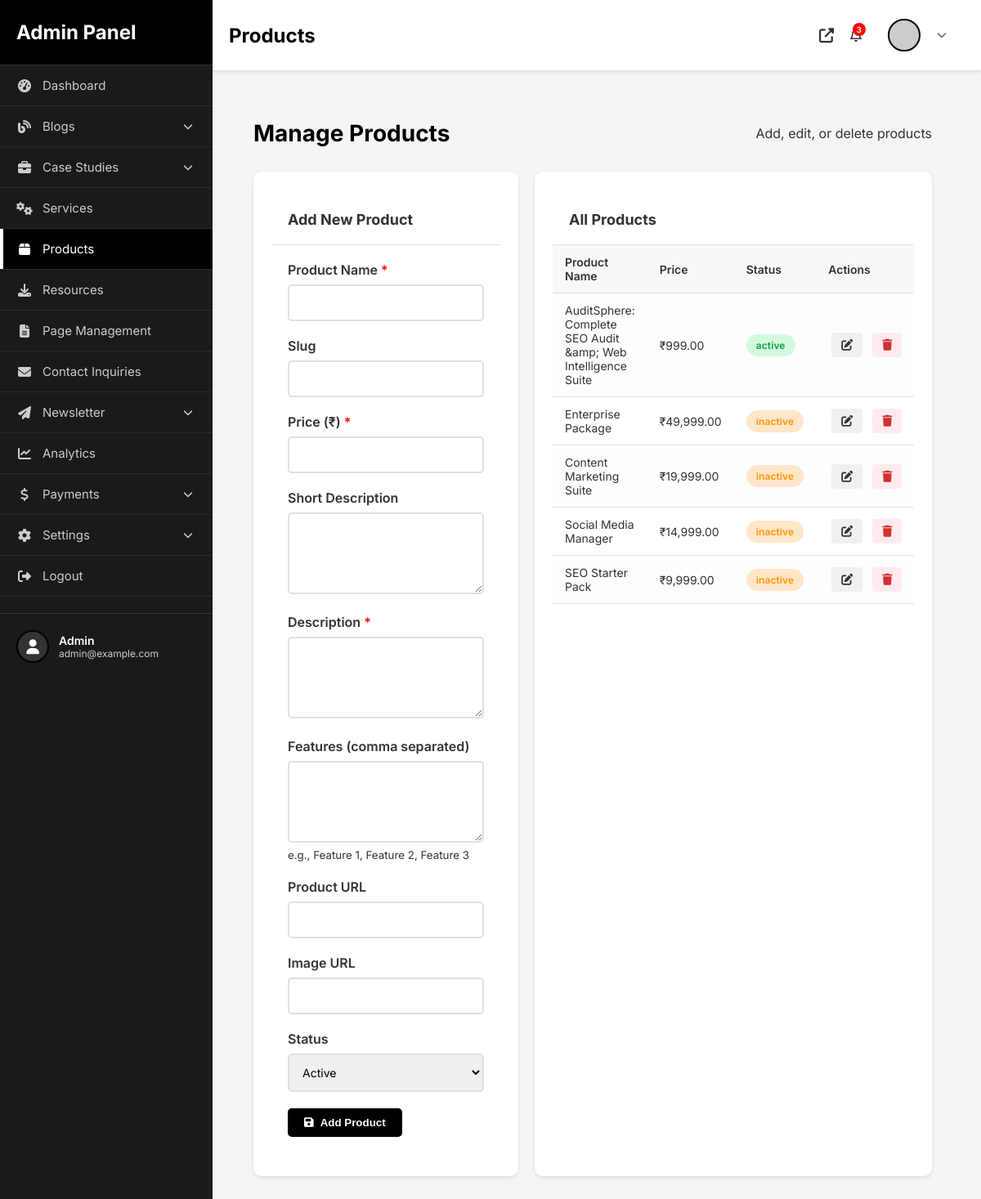
Page /admin/products.php (signed in) on the committed database.
### tables this page shows
CREATE TABLE `products` (
  `id` int(11) NOT NULL AUTO_INCREMENT,
  `product_name` varchar(255) NOT NULL,
  `slug` varchar(255) NOT NULL,
  `description` text DEFAULT NULL,
  `short_description` text DEFAULT NULL,
  `url` varchar(255) NOT NULL DEFAULT '#',
  `price` decimal(10,2) DEFAULT 0.00,
  `features` text DEFAULT NULL,
  `image` varchar(255) DEFAULT NULL,
  `display_order` int(11) DEFAULT 0,
  `status` enum('active','inactive') DEFAULT 'active',
  `created_at` timestamp NOT NULL DEFAULT current_timestamp(),
  `updated_at` timestamp NOT NULL DEFAULT current_timestamp() ON UPDATE current_timestamp(),
  PRIMARY KEY (`id`)
);

### admin/products.php (the view, shortened to what this page needs)
<?php
require_once __DIR__ . '/../config/config.php';
$edit_product = null;
$products = $db->query("SELECT * FROM products ORDER BY id DESC")->fetchAll();
?>
<?php include 'includes/layout-start.php'; ?>
<div class="content">
    <div class="page-header">
        <h1>Manage Products</h1>
        <p>Add, edit, or delete products</p>
    </div>
    <div class="content-grid" style="grid-template-columns: 1fr 1.5fr;">
        <div class="content-card">
            <div class="card-header">
                <h3><?php echo $edit_product ? 'Edit Product' : 'Add New Product'; ?></h3>
            </div>
            <form method="POST" style="padding: 20px;">
                <div class="form-group">
                    <label>Product Name <span class="required">*</span></label>
                    <input type="text" name="product_name" class="form-control" value="<?php echo $edit_product ? htmlspecialchars($edit_product['product_name']) : ''; ?>" required>
                </div>
                <div class="form-group">
                    <label>Slug</label>
                    <input type="text" name="slug" class="form-control" value="<?php echo $edit_product ? htmlspecialchars($edit_product['slug']) : ''; ?>">
                </div>
                <div class="form-group">
                    <label>Price (₹) <span class="required">*</span></label>
                    <input type="number" name="price" class="form-control" step="0.01" value="<?php echo $edit_product ? htmlspecialchars($edit_product['price']) : ''; ?>" required>
                </div>
                <div class="form-group">
                    <label>Short Description</label>
                    <textarea name="short_description" class="form-control" rows="2"><?php echo $edit_product ? htmlspecialchars($edit_product['short_description']) : ''; ?></textarea>
                </div>
                <div class="form-group">
                    <label>Description <span class="required">*</span></label>
                    <textarea name="description" class="form-control" rows="4" required><?php echo $edit_product ? htmlspecialchars($edit_product['description']) : ''; ?></textarea>
                </div>
                <div class="form-group">
                    <label>Features (comma separated)</label>
                    <textarea name="features" class="form-control" rows="3"><?php echo $edit_product ? implode(', ', json_decode($edit_product['features'], true) ?? []) : ''; ?></textarea>
                    <small>e.g., Feature 1, Feature 2, Feature 3</small>
                </div>
                <div class="form-group">
                    <label>Product URL</label>
                    <input type="url" name="url" class="form-control" value="<?php echo $edit_product ? htmlspecialchars($edit_product['url']) : ''; ?>">
                </div>
                <div class="form-group">
                    <label>Image URL</label>
                    <input type="url" name="image" class="form-control" value="<?php echo $edit_product ? htmlspecialchars($edit_product['image']) : ''; ?>">
                </div>
                <div class="form-group">
                    <label>Status</label>
                    <select name="status" class="form-control">
                        <option value="active" <?php echo ($edit_product && $edit_product['status'] == 'active') ? 'selected' : ''; ?>>Active</option>
                    </select>
                </div>
                <button type="submit" class="btn btn-primary">
                    <i class="fas fa-save"></i> <?php echo $edit_product ? 'Update' : 'Add'; ?> Product
                </button>
            </form>
        </div>
        <div class="content-card">
            <div class="card-header">
                <h3>All Products</h3>
            </div>
            <div class="table-responsive">
                <table class="data-table">
                    <thead>
                        <tr>
                            <th>Product Name</th>
                            <th>Price</th>
                            <th>Status</th>
                            <th>Actions</th>
                        </tr>
                    </thead>
                    <tbody>
                        <?php foreach($products as $product): ?>
                        <tr>
                            <td><?php echo htmlspecialchars($product['product_name']); ?></td>
                            <td>₹<?php echo number_format($product['price'], 2); ?></td>
                            <td><span class="badge <?php echo $product['status'] == 'active' ? 'badge-success' : 'badge-warning'; ?>"><?php echo htmlspecialchars($product['status']); ?></span></td>
                            <td>
                                <a href="?edit=<?php echo htmlspecialchars($product['id']); ?>" class="btn-icon"><i class="fas fa-edit"></i></a>
                                <a href="?delete=<?php echo htmlspecialchars($product['id']); ?>" class="btn-icon btn-danger" onclick="return confirm('Are you sure?')"><i class="fas fa-trash"></i></a>
                            </td>
                        </tr>
                        <?php endforeach; ?>
                    </tbody>
                </table>
            </div>
        </div>
    </div>
</div>
<?php include 'includes/layout-end.php'; ?>
    <link rel="stylesheet" href="assets/css/admin.css">
</head>
<body>
    <?php include 'includes/sidebar.php'; ?>
</body>
</html>

### admin/assets/css/admin.css (style rules this page uses)
* { margin: 0; padding: 0; box-sizing: border-box; }
body { font-family: 'Inter', -apple-system, BlinkMacSystemFont, 'Segoe UI', sans-serif; background: #f5f5f5; color: #333; }
.content { padding: 30px; }
.page-header { display: flex; justify-content: space-between; align-items: center; margin-bottom: 30px; }
.page-header h1 { font-size: 28px; color: #000; }
.content-grid { display: grid; grid-template-columns: repeat(auto-fit, minmax(500px, 1fr)); gap: 20px; }
.content-card { background: white; border-radius: 10px; box-shadow: 0 2px 5px rgba(0,0,0,0.1); overflow: hidden; }
.card-header { padding: 20px; border-bottom: 1px solid #e0e0e0; display: flex; justify-content: space-between; align-items: center; }
.card-header h3 { font-size: 18px; }
.table-responsive { overflow-x: auto; }
.data-table { width: 100%; border-collapse: collapse; }
.data-table thead { background: #f8f8f8; }
.data-table th, .data-table td { padding: 12px 15px; text-align: left; border-bottom: 1px solid #e0e0e0; }
.data-table th { font-weight: 600; font-size: 14px; color: #333; }
.data-table td { font-size: 14px; }
.badge { display: inline-block; padding: 6px 12px; border-radius: 14px; font-size: 12px; font-weight: 600; letter-spacing: .01em; }
.badge-success { background: #d3f9df; color: #129e44; }
.badge-warning { background: #ffe6c9; color: #ff9400; }
.btn-primary, .btn-small, .btn-icon { padding: 10px 20px; background: #000; color: white; border: none; border-radius: 5px; cursor: pointer; text-decoration: none; display: inline-flex; align-items: center; gap: 8px; font-weight: 600; transition: all 0.3s; }
.btn-icon { padding: 8px 12px; font-size: 14px; background: #f0f0f0; color: #333; border-radius: 4px; text-decoration: none; display: inline-flex; align-items: center; justify-content: center; transition: all 0.3s; margin: 0 4px; }
.btn-icon.btn-danger { background: #ffebee; color: #d32f2f; }
.btn-danger { background: #d32f2f; }
.form-group { margin-bottom: 20px; }
.form-group label { display: block; margin-bottom: 8px; font-weight: 600; color: #333; }
.form-control { width: 100%; padding: 12px; border: 2px solid #e0e0e0; border-radius: 5px; font-size: 14px; transition: border-color 0.3s; font-family: inherit; }
textarea.form-control { resize: vertical; min-height: 100px; }
.required { color: #f00; }
.data-table tbody tr:nth-child(odd) td { background: #fcfdfe; }
.data-table td:last-child { white-space: nowrap; }
.data-table .btn-icon i { font-size: 14px; }
.content-card { padding: 28px 22px; margin-bottom: 30px; max-height: 112vh; overflow-y: auto; }

### rows in the picture
products: product_name "AuditSphere: Complete SEO Audit &amp; Web Intelligence Suite", price "999.00", status "active"
products: product_name "Enterprise Package", price "49,999.00", status "inactive"
products: product_name "Content Marketing Suite", price "19,999.00", status "inactive"
products: product_name "Social Media Manager", price "14,999.00", status "inactive"
products: product_name "SEO Starter Pack", price "9,999.00", status "inactive"

### other values in the picture
str_replace('-', ' ', basename($_SERVER['PHP_SELF'], '.php')) "Products"
$_SESSION['admin_email'] "admin@example.com"
